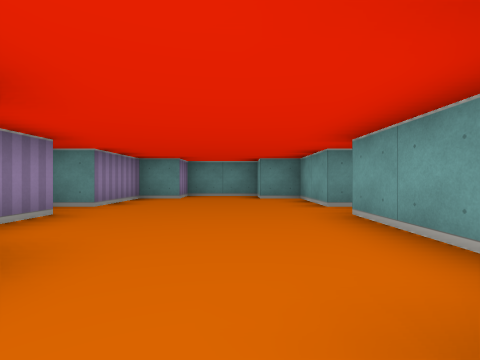
View 1 (above)

16 first-person views from a walk through a cub3D level. The camera is about half as high as the walls, looks level and sees 85° across. The floor is counted in squares. Each view is taken from the middle of a square. On the plan, view 1 faces up. The plan holds only what a view shows up to about 9 squares ahead; the rest is blank. The place goes on beyond the plan.

View 2
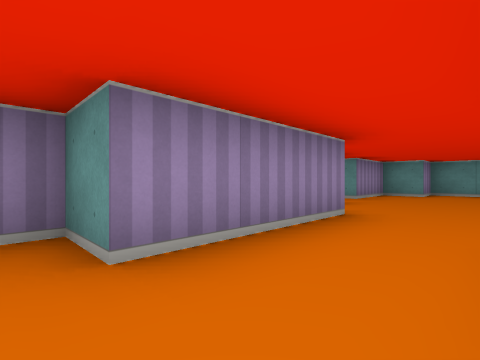

View 3
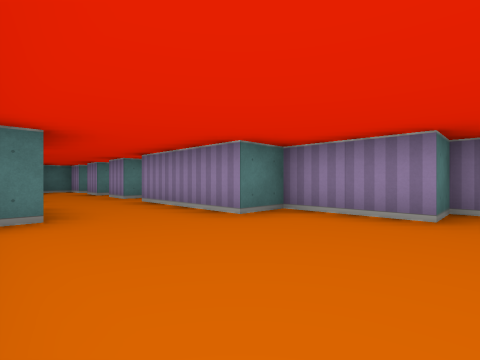

View 4
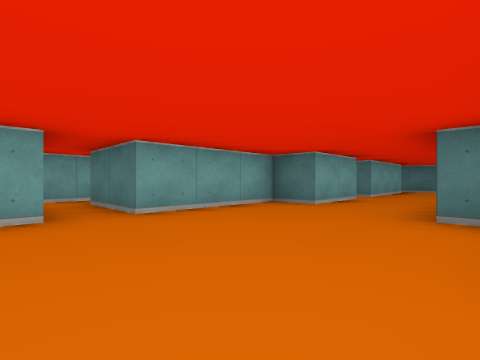

View 5
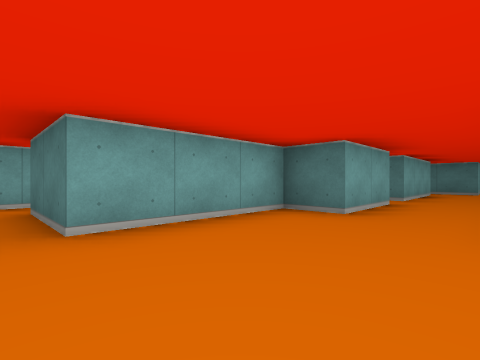

View 6
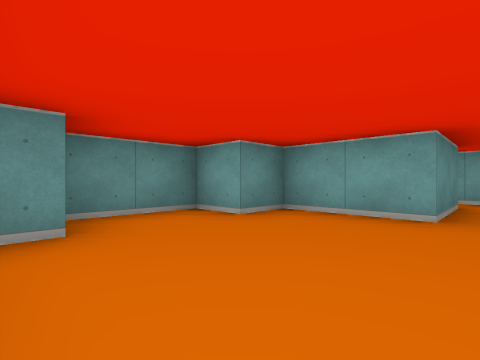

View 7
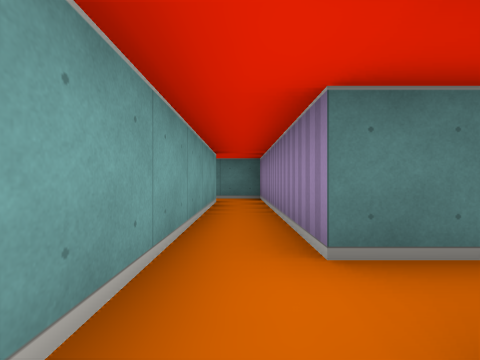

View 8
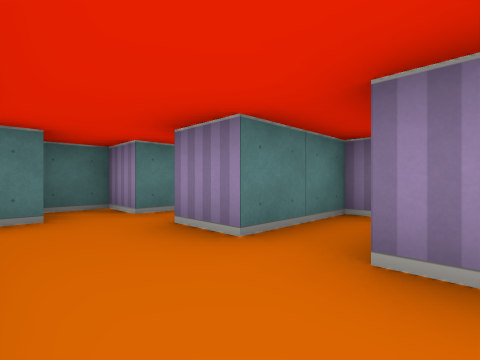

View 9
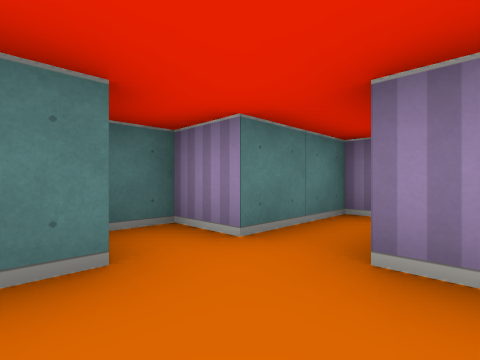

View 10
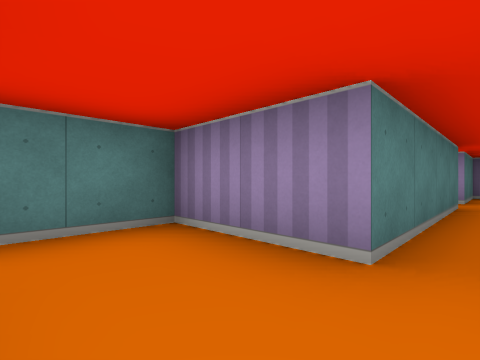

View 11
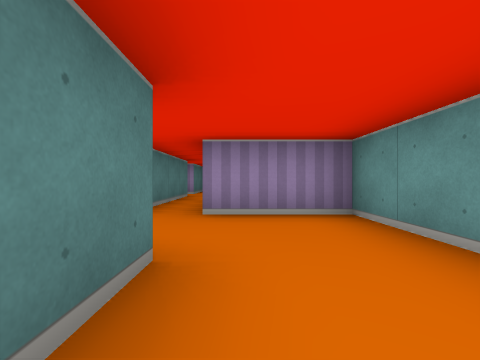

View 12
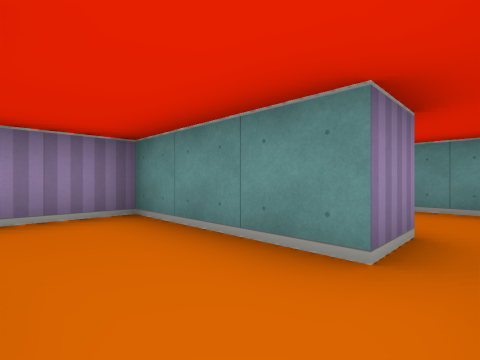

View 13
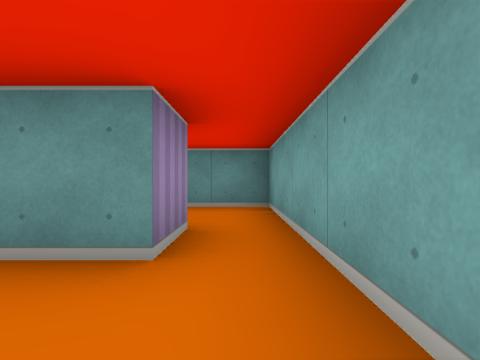

View 14
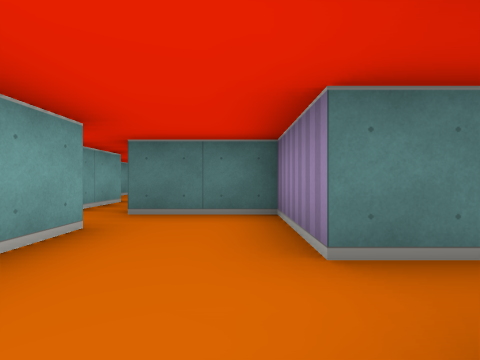

View 15
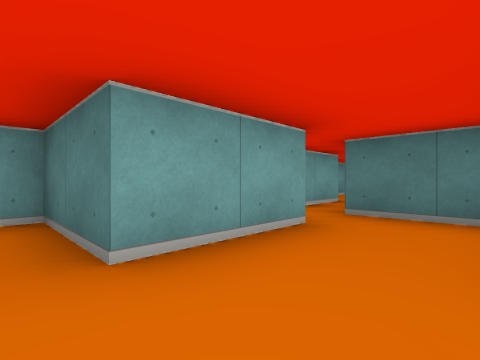

View 16
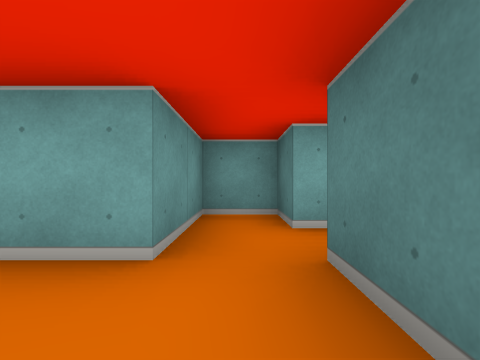

### Floor plan
Ten units are one square. View 1 is at (0, 0); x grows to the right and y downward. Boxes are objects, and circles mark ways between rooms. Rooms are numbered by the first view taken in them; rooms with no view inside come last. Other rooms are left out.
<svg viewBox="-40 -80 120 191">
<path fill="none" stroke="#000" d="M-35 -35 -25 -35 -25 -15 -15 -15 -15 15 -25 15 -25 20M15 -45 15 -65 5 -65 5 -75 -15 -75 -15 -65 -25 -65 -25 -45 -32 -45M5 15 5 -5 15 -5 15 -35M-20 25 -15 25M35 -45 15 -45M15 -35 35 -35 35 15 46 15M45 5 45 -46M-15 25 -15 35M5 45 5 25M-35 45 -15 45M5 55 5 45M55 65 55 55M-5 65 35 65M55 35 35 35 35 55M-15 45 -15 55M65 25 65 35 55 35M55 55 75 55 75 5 60 5M35 65 35 85 55 85M65 106 65 85 75 85 75 75 55 75 55 65M-35 65 -15 65 -15 75 -6 75M-5 71 -5 65"/>
<circle cx="25" cy="-40" r="3" fill="#2a7"/>
<circle cx="-5" cy="30" r="3" fill="#2a7"/>
<circle cx="50" cy="10" r="3" fill="#2a7"/>
<circle cx="-5" cy="50" r="3" fill="#2a7"/>
<circle cx="60" cy="45" r="3" fill="#2a7"/>
<circle cx="45" cy="70" r="3" fill="#2a7"/>
<circle cx="0" cy="60" r="3" fill="#2a7"/>
<text x="-10" y="-30">1</text>
<text x="40" y="-30">2</text>
<text x="-10" y="40">3</text>
<text x="30" y="60">4</text>
<text x="70" y="30">5</text>
<text x="50" y="80">6</text>
<text x="-20" y="60">7</text>
</svg>
Room 1 opens to room 2. Room 1 opens to room 3. Room 2 opens to room 5. Room 3 opens to room 4. Room 4 opens to room 5. Room 4 opens to room 6. Room 4 opens to room 7.

Where each view was taken, in squares from view 1:
view 1: 0 up, 0 right, facing up
view 2: 2 down, 0 right, facing up-left
view 3: 4 up, 1 right, facing down-left
view 4: 5 up, 2 left, facing down-right
view 5: 4 up, 1 left, facing down-right
view 6: 4 up, 2 left, facing up-right
view 7: 5 up, 4 right, facing down
view 8: 3 down, 0 right, facing down-left
view 9: 5 down, 0 right, facing down-left
view 10: 6 down, 5 right, facing down-left
view 11: 5 down, 7 right, facing left
view 12: 5 down, 7 right, facing up-left
view 13: 5 down, 7 right, facing up
view 14: 5 down, 4 right, facing down
view 15: 5 down, 4 right, facing down-right
view 16: 8 down, 4 right, facing right
